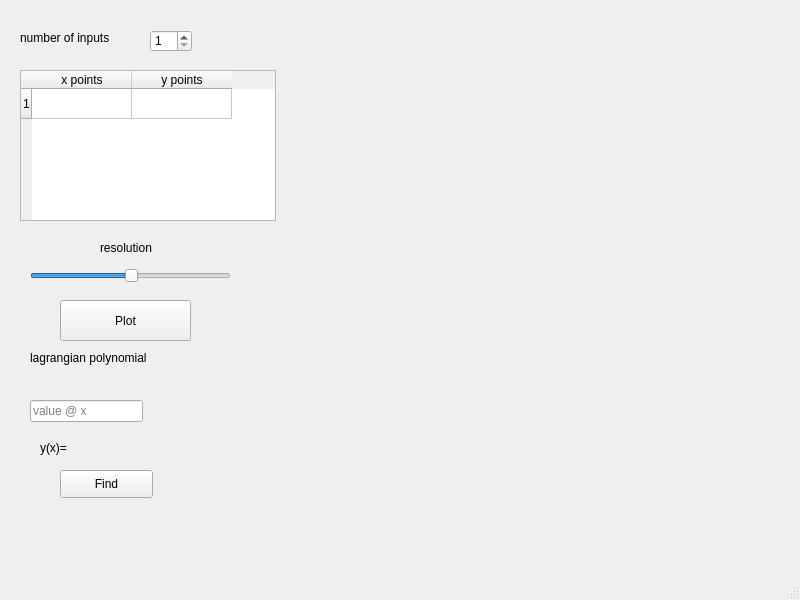
<?xml version="1.0" encoding="UTF-8"?>
<ui version="4.0">
 <class>MainWindow</class>
 <widget class="QMainWindow" name="MainWindow">
  <property name="geometry">
   <rect>
    <x>0</x>
    <y>0</y>
    <width>800</width>
    <height>600</height>
   </rect>
  </property>
  <property name="windowTitle">
   <string>MainWindow</string>
  </property>
  <widget class="QWidget" name="centralwidget">
   <widget class="QSlider" name="res">
    <property name="geometry">
     <rect>
      <x>30</x>
      <y>260</y>
      <width>201</width>
      <height>31</height>
     </rect>
    </property>
    <property name="value">
     <number>50</number>
    </property>
    <property name="orientation">
     <enum>Qt::Horizontal</enum>
    </property>
   </widget>
   <widget class="QPushButton" name="plotL">
    <property name="geometry">
     <rect>
      <x>60</x>
      <y>300</y>
      <width>131</width>
      <height>41</height>
     </rect>
    </property>
    <property name="text">
     <string>Plot</string>
    </property>
   </widget>
   <widget class="QLabel" name="input_label">
    <property name="geometry">
     <rect>
      <x>20</x>
      <y>30</y>
      <width>111</width>
      <height>16</height>
     </rect>
    </property>
    <property name="text">
     <string>number of inputs</string>
    </property>
   </widget>
   <widget class="QSpinBox" name="spinBox">
    <property name="geometry">
     <rect>
      <x>150</x>
      <y>30</y>
      <width>42</width>
      <height>22</height>
     </rect>
    </property>
    <property name="minimum">
     <number>1</number>
    </property>
   </widget>
   <widget class="QTableWidget" name="tableWidget">
    <property name="geometry">
     <rect>
      <x>20</x>
      <y>70</y>
      <width>256</width>
      <height>151</height>
     </rect>
    </property>
    <row>
     <property name="text">
      <string>1</string>
     </property>
    </row>
    <column>
     <property name="text">
      <string>x points</string>
     </property>
    </column>
    <column>
     <property name="text">
      <string>y points</string>
     </property>
    </column>
   </widget>
   <widget class="QLabel" name="res_label">
    <property name="geometry">
     <rect>
      <x>100</x>
      <y>240</y>
      <width>71</width>
      <height>16</height>
     </rect>
    </property>
    <property name="text">
     <string>resolution</string>
    </property>
   </widget>
   <widget class="QLineEdit" name="in2">
    <property name="geometry">
     <rect>
      <x>30</x>
      <y>400</y>
      <width>113</width>
      <height>22</height>
     </rect>
    </property>
    <property name="placeholderText">
     <string>value @ x</string>
    </property>
   </widget>
   <widget class="QLabel" name="y_label">
    <property name="geometry">
     <rect>
      <x>40</x>
      <y>440</y>
      <width>55</width>
      <height>16</height>
     </rect>
    </property>
    <property name="text">
     <string>y(x)=</string>
    </property>
   </widget>
   <widget class="QLabel" name="poly_label">
    <property name="geometry">
     <rect>
      <x>30</x>
      <y>350</y>
      <width>131</width>
      <height>16</height>
     </rect>
    </property>
    <property name="text">
     <string>lagrangian polynomial</string>
    </property>
   </widget>
   <widget class="QPushButton" name="Find">
    <property name="geometry">
     <rect>
      <x>60</x>
      <y>470</y>
      <width>93</width>
      <height>28</height>
     </rect>
    </property>
    <property name="text">
     <string>Find</string>
    </property>
   </widget>
  </widget>
  <widget class="QMenuBar" name="menubar">
   <property name="geometry">
    <rect>
     <x>0</x>
     <y>0</y>
     <width>800</width>
     <height>26</height>
    </rect>
   </property>
  </widget>
  <widget class="QStatusBar" name="statusbar"/>
 </widget>
 <resources/>
 <connections/>
</ui>
